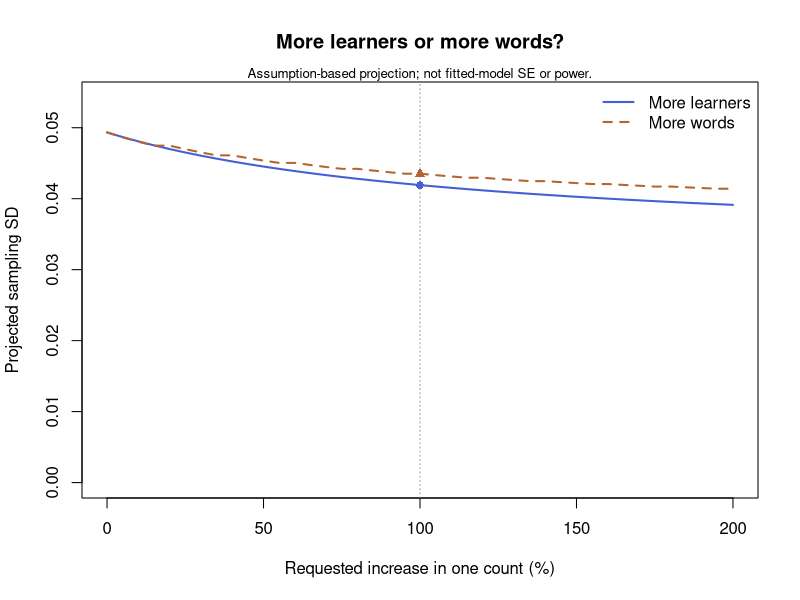

This chart was generated by the following R code:
# Vocabulary design planner: reproduce the current sensitivity comparison
# Run with Rscript --vanilla vocabulary-design-sensitivity.R, or source in RStudio.
# Base R only. This script writes/overwrites three vocabulary-*.csv/pdf files
# in the working directory. It does not install packages or use a network.
#
# Scope: exactly two counterbalanced conditions, crossed learners and words,
# with a condition slope for both facets. Counts below are hypothetical;
# they do not replace counts in the separate design-structure audit.
# Variation is on the latent logit scale. Assumptions are not fitted estimates.
# Excludes response-level estimation error and moderator-estimation uncertainty.
# This is NOT fitted-model SE, power, simulation, or design validation.
# Learning time, exposure and the response process are held constant.
# Equal proportional increases do not imply equal costs.
# Claim-math contract: 1.0.0

# 1. Current inputs (edit these to explore other assumptions)
n_person <- 120
k_per_condition <- 15
person_slope_sd <- 0.35
item_slope_sd <- 0.18
memory_moderation <- 0.2
memory_adjusted <- FALSE
increase_percent <- 100

stopifnot(all(is.finite(c(n_person, k_per_condition, person_slope_sd,
                         item_slope_sd, memory_moderation, increase_percent))),
          n_person >= 1, n_person <= 30023997515803, n_person == floor(n_person),
          k_per_condition >= 1, k_per_condition <= 30023997515803, k_per_condition == floor(k_per_condition),
          person_slope_sd >= 0, item_slope_sd >= 0, memory_moderation >= 0,
          is.logical(memory_adjusted), length(memory_adjusted) == 1L,
          !is.na(memory_adjusted), increase_percent >= 0, increase_percent <= 200)

# 2. Closed-form projection; total words = 2 * k_per_condition
# Fully accounting for memory removes that component from learner variation.
project_sd <- function(n, k, person = person_slope_sd, word = item_slope_sd,
                       memory = memory_moderation, adjusted = memory_adjusted) {
  person_term <- (person^2 + ifelse(adjusted, 0, memory^2)) / n
  item_term <- word^2 / (2 * k)
  # Reject overflow and subnormal/underflowed positive variance terms.
  stopifnot(all(is.finite(person_term + item_term)),
    all((person == 0 & (adjusted | memory == 0)) | person_term >= .Machine$double.xmin),
    all(word == 0 | item_term >= .Machine$double.xmin))
  sqrt(person_term + item_term)
}
expand_count <- function(count, percent) ceiling(count * (100 + percent) / 100)
baseline_sd <- project_sd(n_person, k_per_condition)

comparison <- data.frame(
  plan = c("Current plan", "More learners", "More words"),
  learners = c(n_person, expand_count(n_person, increase_percent), n_person),
  words_per_condition = c(k_per_condition, k_per_condition,
                          expand_count(k_per_condition, increase_percent)))
comparison$total_words <- 2 * comparison$words_per_condition
comparison$sampling_sd <- with(comparison, project_sd(learners, words_per_condition))
comparison$sd_reduction <- if (baseline_sd > 0) 1 - comparison$sampling_sd / baseline_sd else NA_real_
stopifnot(all(is.finite(comparison$sampling_sd)))
print(comparison, row.names = FALSE, digits = 8)
write.csv(comparison, "vocabulary-comparison.csv", row.names = FALSE)

# 3. Sensitivity curves: counts are rounded UP, as in the web interface.
curve <- data.frame(increase_percent = seq(0, 200, by = 5))
curve$learners <- expand_count(n_person, curve$increase_percent)
curve$total_words <- 2 * expand_count(k_per_condition, curve$increase_percent)
curve$sd_more_learners <- project_sd(curve$learners, k_per_condition)
curve$sd_more_words <- project_sd(n_person, curve$total_words / 2)
stopifnot(all(is.finite(curve$sd_more_learners)), all(is.finite(curve$sd_more_words)))
write.csv(curve, "vocabulary-sensitivity-curve.csv", row.names = FALSE)

# The PDF is a static reproduction of the two browser curves.
pdf("vocabulary-sensitivity.pdf", width = 8, height = 5)
plot(curve$increase_percent, curve$sd_more_learners, type = 'l', lwd = 2,
     col = '#465FD4', ylim = c(0, if (baseline_sd > 0) baseline_sd * 1.1 else 1),
     xlab = "Requested increase in one count (%)", ylab = "Projected sampling SD",
     main = "More learners or more words?")
lines(curve$increase_percent, curve$sd_more_words, col = '#B46632', lty = 2, lwd = 2)
abline(v = increase_percent, col = 'gray60', lty = 3)
points(rep(increase_percent, 2), comparison$sampling_sd[2:3], pch = c(16, 17),
       col = c('#465FD4', '#B46632'))
legend("topright", c("More learners", "More words"),
       col = c('#465FD4', '#B46632'), lty = c(1, 2), lwd = 2, bty = 'n')
mtext("Assumption-based projection; not fitted-model SE or power.", side = 3, cex = 0.8)
invisible(dev.off())

# If all included variance components are zero, reductions are undefined.
# A zero projected SD does not imply perfect precision.
# Next: repeat with plausible slope SDs, then consider cost, exposure and fatigue.
